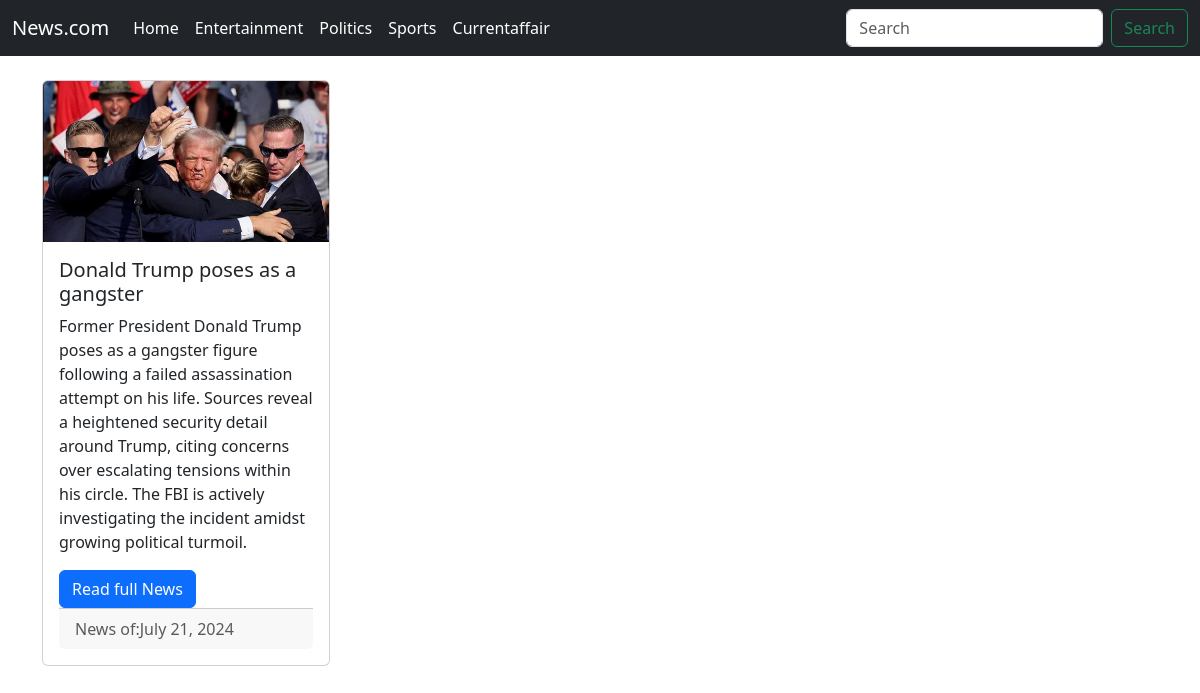
/Politics/, run on the app's committed database.
### home/models.py (models this page shows)
class News(models.Model):
    headline=models.TextField()
    description=models.TextField()
    image=models.ImageField(null=True,blank=True,upload_to="images/")
    category=models.CharField(max_length=20,choices=[
        ('sports', 'sports'),
        ('entertainment', 'entertainment'),
        ('politics', 'politics'),
        ('currentaffair', 'currentaffair'),
    ])
    date=models.DateField(default=timezone.now())
    author=models.CharField(max_length=30,null=True,blank=True)
    fulldescription=models.TextField(null=True,blank=True)

### home/views.py (the view)
# urls.py: path('Politics/', Politics,name="Politics"),
def Politics(request):
    news_model=News.objects.filter(category="politics").order_by('-date')
    if request.GET.get("search"):
         news_model = news_model.filter(
        Q(headline__icontains=request.GET.get("search")) | Q(description__icontains=request.GET.get("search"))
    )
    context={"data":news_model}
    return render(request,"Politics.html",context)

### templates/Politics.html (shortened to what this page needs)
<!DOCTYPE html>
<html lang="en">
<head>
</head>
<body>
    {% include 'navbar.html' %}
    <div class="container">
        <div class="row">
            {% for i in data %}
            <div class="col-4 pt-4">
                <div class="card" style="width: 18rem;">
                    <img src="{{i.image.url}}" class="card-img-top" alt="News image">
                    <div class="card-body">
                        <h5 class="card-title">{{i.headline}}</h5>
                        <p class="card-text">{{i.description}}</p>
                        <a href="{% url 'read' pk=i.id %}"  class="btn btn-primary">Read full News</a>
                        <div class="card-footer text-body-secondary">
                            News of:{{i.date}}
                           </div>
                    </div>
                </div>
            </div>
            {% endfor %}
        </div>
    </div>
</body>
</html>

### data on the page
News: image (picture), headline "Donald Trump poses as a gangster", description "Former President Donald Trump poses as a gangster figure following a failed assassination attempt on his life. Sources reveal a heightened security detail around Trump, citing concerns over escalating tensions within his circle. The FBI is actively investigating the incident amidst growing political turmoil.", date "July 21, 2024"
